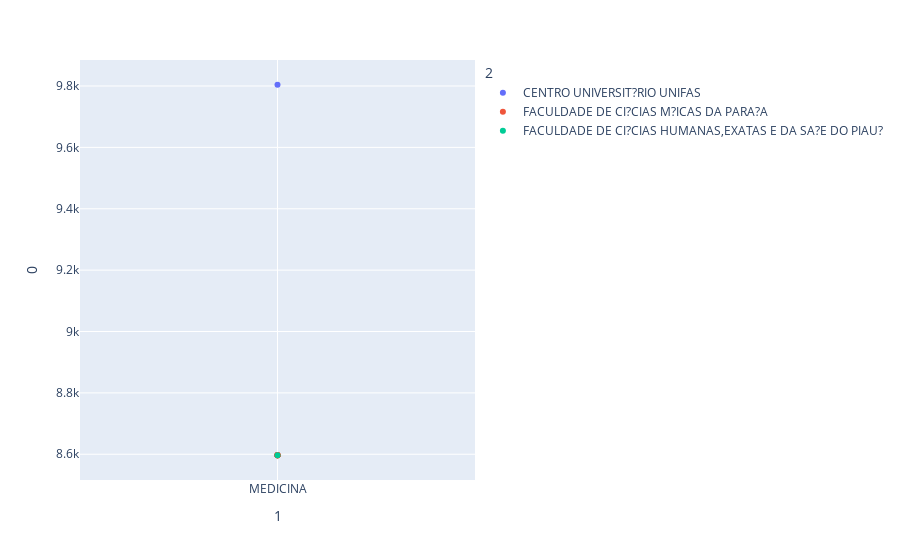

Here is the notebook cell this chart was saved with:
### Code cell
#plotando as figuras
px.scatter(data,x=1,y=0,color=2)

### Figure 1 — Plotly figure (JSON) as saved in the notebook; plotly's stock layout.template omitted (floating-point values rounded to 4 significant figures)
{"data": [{"hovertemplate": "2=CENTRO UNIVERSIT?RIO UNIFAS<br>1=%{x}<br>0=%{y}<extra></extra>", "legendgroup": "CENTRO UNIVERSIT?RIO UNIFAS", "marker": {"color": "#636efa", "symbol": "circle"}, "mode": "markers", "name": "CENTRO UNIVERSIT?RIO UNIFAS", "orientation": "v", "showlegend": true, "type": "scatter", "x": ["MEDICINA"], "xaxis": "x", "y": [9804.0], "yaxis": "y"}, {"hovertemplate": "2=FACULDADE DE CI?CIAS M?ICAS DA PARA?A<br>1=%{x}<br>0=%{y}<extra></extra>", "legendgroup": "FACULDADE DE CI?CIAS M?ICAS DA PARA?A", "marker": {"color": "#EF553B", "symbol": "circle"}, "mode": "markers", "name": "FACULDADE DE CI?CIAS M?ICAS DA PARA?A", "orientation": "v", "showlegend": true, "type": "scatter", "x": ["MEDICINA", "MEDICINA", "MEDICINA", "MEDICINA", "MEDICINA", "MEDICINA", "MEDICINA", "MEDICINA"], "xaxis": "x", "y": [8597.0, 8597.0, 8597.0, 8597.0, 8597.0, 8597.0, 8597.0, 8597.0], "yaxis": "y"}, {"hovertemplate": "2=FACULDADE DE CI?CIAS HUMANAS,EXATAS E DA SA?E DO PIAU?<br>1=%{x}<br>0=%{y}<extra></extra>", "legendgroup": "FACULDADE DE CI?CIAS HUMANAS,EXATAS E DA SA?E DO PIAU?", "marker": {"color": "#00cc96", "symbol": "circle"}, "mode": "markers", "name": "FACULDADE DE CI?CIAS HUMANAS,EXATAS E DA SA?E DO PIAU?", "orientation": "v", "showlegend": true, "type": "scatter", "x": ["MEDICINA"], "xaxis": "x", "y": [8597.0], "yaxis": "y"}], "layout": {"legend": {"title": {"text": "2"}, "tracegroupgap": 0}, "margin": {"t": 60}, "xaxis": {"anchor": "y", "domain": [0, 1], "title": {"text": "1"}}, "yaxis": {"anchor": "x", "domain": [0, 1], "title": {"text": "0"}}}}
